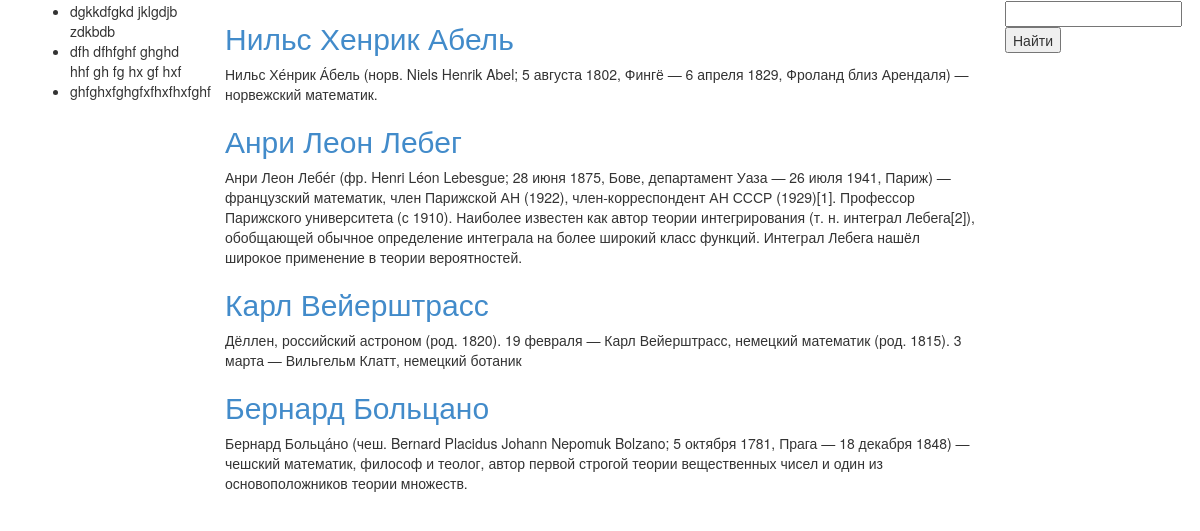
The app's page /matan/author/ with its own data.
### matan/models.py (models this page shows, shortened)
class Author(models.Model):
    first_name = models.CharField(max_length=100, verbose_name=u'Имя')
    last_name = models.CharField(max_length=100, verbose_name=u'Фамилия')
    biagrafiya = models.TextField(verbose_name=u'Биаграфия')

### matan/views.py (the view)
class AuthorView(ListView):
    model=Author
    template_name='matan/author.html'
    context_object_name='author_list'

### matan/templates/matan/author.html (shortened to what this page needs)
{% extends 'matan/base.html' %}
{% block author %}
    {% if author_list %}
        {% for author in author_list %}
            <h2><a href="{% url 'author_detail' pk=author.id %}">
                {{ author.first_name }} {{ author.last_name }}</a></h2>
            <p>{{ author.biagrafiya }}</p>
        {% endfor %}
    {% endif %}
{% endblock %}

### records on screen
Author: first_name "Нильс Хенрик", last_name "Абель", biagrafiya "Нильс Хе́нрик А́бель (норв. Niels Henrik Abel; 5 августа 1802, Фингё — 6 апреля 1829, Фроланд близ Арендаля) — норвежский математик."
Author: first_name "Анри Леон", last_name "Лебег", biagrafiya "Анри Леон Лебе́г (фр. Henri Léon Lebesgue; 28 июня 1875, Бове, департамент Уаза — 26 июля 1941, Париж) — французский математик, член Парижской АН (1922), член-корреспондент АН СССР (1929)[1]. Профессор Парижского университета (с 1910). Наиболее известен как автор теории интегрирования (т. н. интеграл Лебега[2]), обобщающей обычное определение интеграла на более широкий класс функций. Интеграл Лебега нашёл широкое применение в теории вероятностей."
Author: first_name "Карл", last_name "Вейерштрасс", biagrafiya "Дёллен, российский астроном (род. 1820). 19 февраля — Карл Вейерштрасс, немецкий математик (род. 1815). 3 марта — Вильгельм Клатт, немецкий ботаник"
Author: first_name "Бернард", last_name "Больцано", biagrafiya "Бернард Больца́но (чеш. Bernard Placidus Johann Nepomuk Bolzano; 5 октября 1781, Прага — 18 декабря 1848) — чешский математик, философ и теолог, автор первой строгой теории вещественных чисел и один из основоположников теории множеств."
